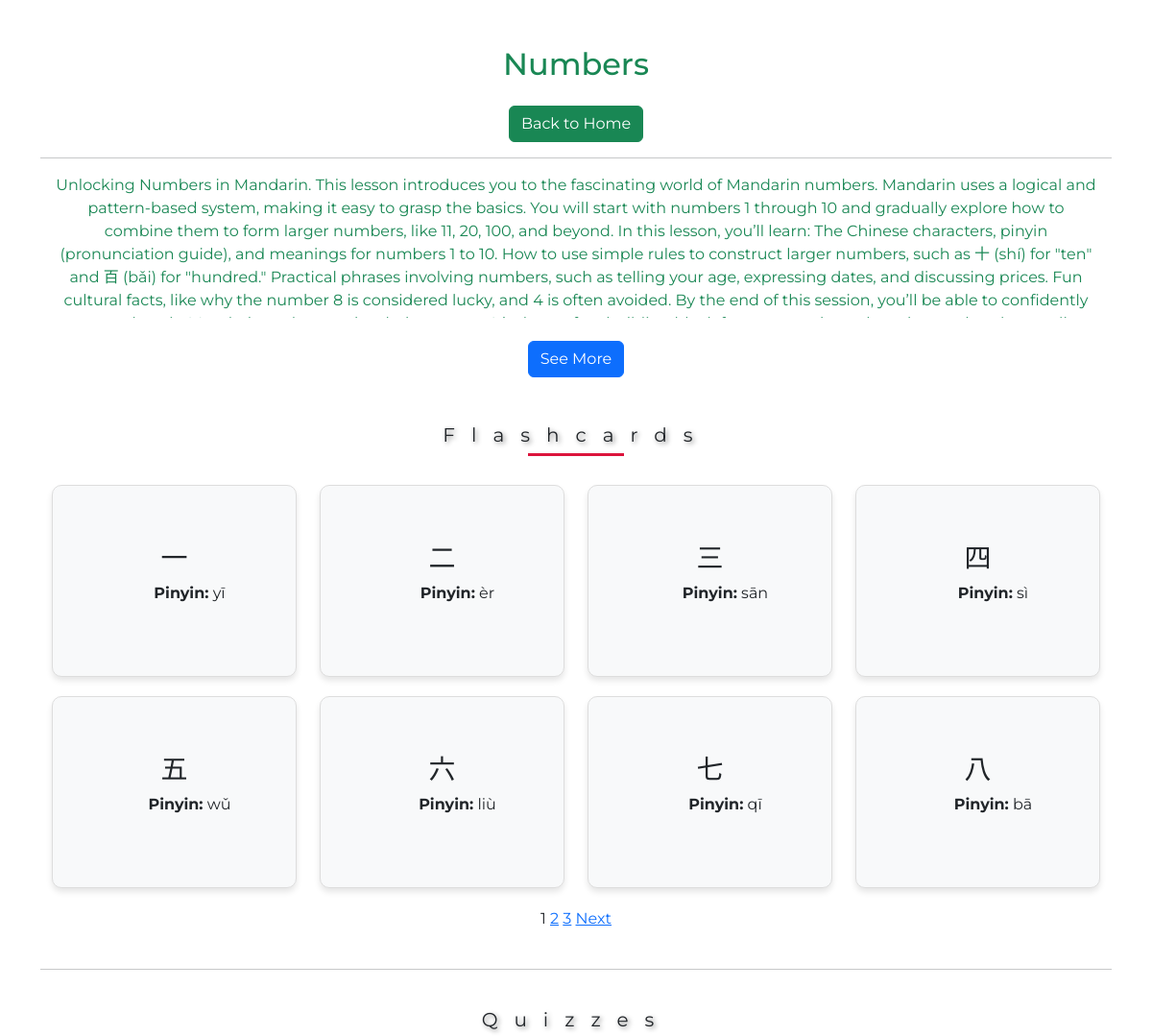
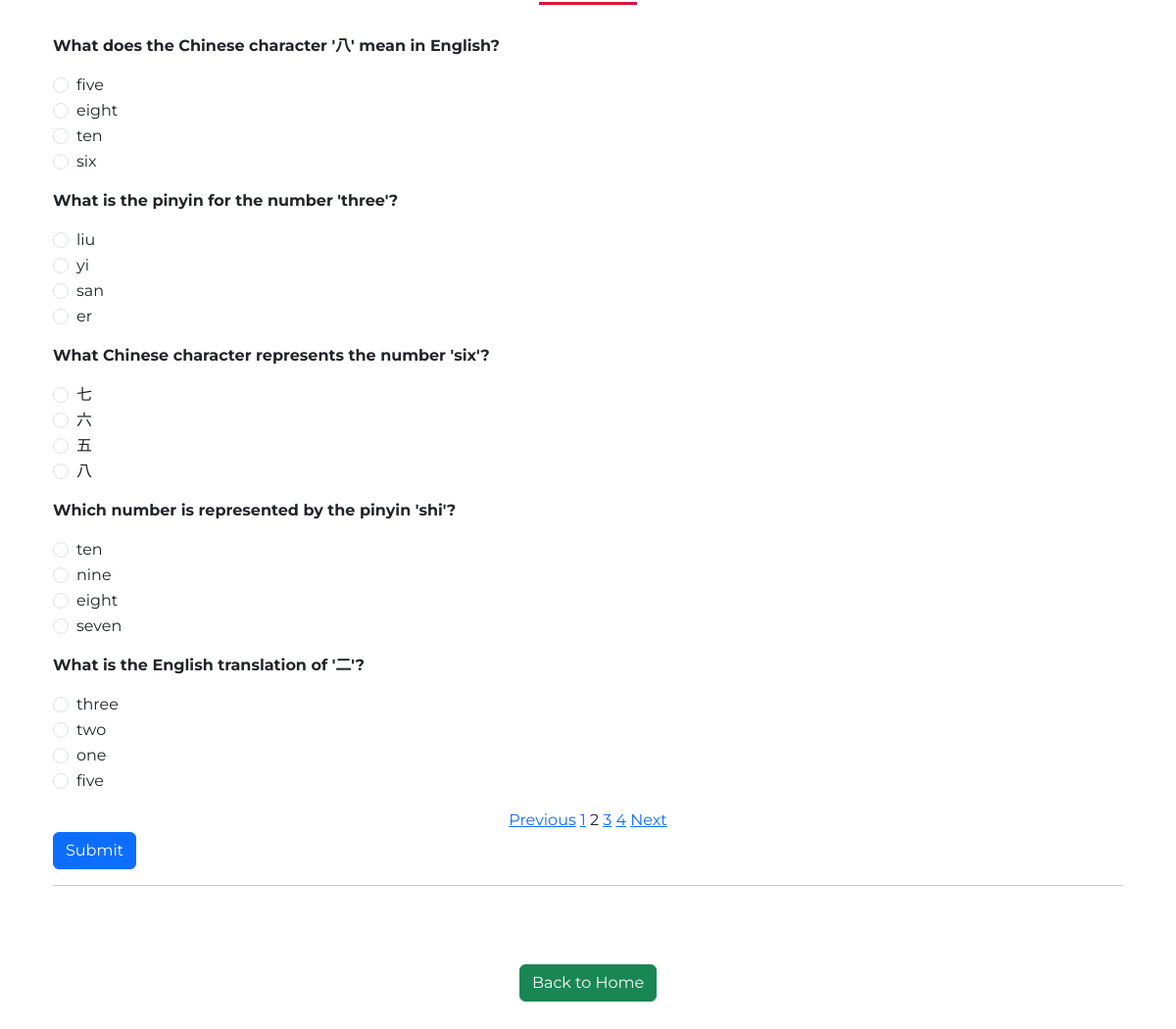
Screenshot of /lessons/1/?quiz_page=2 with the database file from the repository (2 pictures, top to bottom).
### apps/models.py (models this page shows, shortened)
class Lesson(models.Model):
    id = models.AutoField(primary_key=True)
    chapter = models.ForeignKey(Chapter, on_delete=models.CASCADE, related_name='lessons')
    title = models.CharField(max_length=255)
    content = models.TextField()

class Flashcard(models.Model):
    id = models.AutoField(primary_key=True)
    lesson = models.ForeignKey(Lesson, on_delete=models.CASCADE, related_name='flashcards')
    chinese_character = models.CharField(max_length=10)
    pinyin = models.CharField(max_length=50)
    english_translation = models.CharField(max_length=255)

class Quiz(models.Model):
    id = models.AutoField(primary_key=True)
    lesson = models.ForeignKey(Lesson, on_delete=models.CASCADE, related_name='quizzes')
    question = models.TextField()
    option_a = models.CharField(max_length=255)
    option_b = models.CharField(max_length=255)
    option_c = models.CharField(max_length=255)
    option_d = models.CharField(max_length=255)
    correct_answer = models.CharField(max_length=1, choices=[('A', 'A'), ('B', 'B'), ('C', 'C'), ('D', 'D')])

### apps/views.py (the view, shortened to what this page needs)
# urls.py: path('lessons/<int:lesson_id>/', views.lesson_detail, name='lesson_detail'),
def lesson_detail(request, lesson_id):
    lesson = get_object_or_404(Lesson.objects.prefetch_related('flashcards', 'quizzes'), id=lesson_id)
    flashcards_list = lesson.flashcards.all().order_by('id')
    quizzes_list = lesson.quizzes.all().order_by('id')
    flashcard_paginator = Paginator(flashcards_list, 8)
    flashcard_page_number = request.GET.get('flashcard_page')
    flashcards = flashcard_paginator.get_page(flashcard_page_number)
    quiz_paginator = Paginator(quizzes_list, 5)
    quiz_page_number = request.GET.get('quiz_page')
    quizzes = quiz_paginator.get_page(quiz_page_number)
    results = {}
    score = 0
    return render(request, 'apps/lesson_detail.html', {
        'lesson': lesson,
        'flashcards': flashcards,
        'quizzes': quizzes,
        'results': results,  # Full results for all quizzes
        'score': score,      # Total score across all quizzes
    })

### apps/templates/apps/lesson_detail.html (shortened to what this page needs)
{% extends "apps/base.html" %}
{% block content %}
<div class="container">
    <div class="container mt-5">
        <h2 class="text-success">{{ lesson.title }}</h2>
        <a href="{% url 'home' %}" class="btn btn-success mt-3">Back to Home</a>
    </div>
    <hr>
    <div class="container mt-2">
        <p id="lessonContent" class="overflow-auto text-justify text-success" style="max-height: 150px; overflow-y: hidden;">
            {{ lesson.content }}
        </p>
        <button id="toggleButton" class="btn btn-primary mt-2">See More</button>
    </div>
    <div class="container mt-5">
        <h4>Flashcards</h4>
        <div class="row">
            {% for flashcard in flashcards %}
            <div class="col-md-3">
                <div class="flip-card">
                    <div class="flip-card-inner">
                        <div class="flip-card-front">
                            <div class="row">
                                <h3>{{ flashcard.chinese_character }}</h3>
                                <p class="mx-3"><strong>Pinyin:</strong> {{ flashcard.pinyin }}</p>
                            </div>
                        </div>
                        <div class="flip-card-back">
                            <p><strong>Meaning:</strong> {{ flashcard.english_translation }}</p>
                        </div>
                    </div>
                </div>
            </div>
            {% endfor %}
        </div>
    </div>
    <div>
        {% for page in flashcards.paginator.page_range %}
            {% if page == flashcards.number %}
                <span>{{ page }}</span>
            {% else %}
                <a href="?flashcard_page={{ page }}">{{ page }}</a>
            {% endif %}
        {% endfor %}
        {% if flashcards.has_next %}
            <a href="?flashcard_page={{ flashcards.next_page_number }}">Next</a>
        {% endif %}
    </div>
    <br>
    <hr>
    <div class="container">
        <h4>Quizzes</h4>
        <div style="text-align: left;">
            <form method="post">
                {% for quiz in quizzes %}
                <div class="mb-3 mt-3">
                    <p><strong>{{ quiz.question }}</strong></p>
                    <div class="form-check">
                        <input class="form-check-input" type="radio" name="question_{{ quiz.id }}" value="A" id="q{{ quiz.id }}a">
                        <label class="form-check-label" for="q{{ quiz.id }}a">{{ quiz.option_a }}</label>
                    </div>
                    <div class="form-check">
                        <input class="form-check-input" type="radio" name="question_{{ quiz.id }}" value="B" id="q{{ quiz.id }}b">
                        <label class="form-check-label" for="q{{ quiz.id }}b">{{ quiz.option_b }}</label>
                    </div>
                    <div class="form-check">
                        <input class="form-check-input" type="radio" name="question_{{ quiz.id }}" value="C" id="q{{ quiz.id }}c">
                        <label class="form-check-label" for="q{{ quiz.id }}c">{{ quiz.option_c }}</label>
                    </div>
                    <div class="form-check">
                        <input class="form-check-input" type="radio" name="question_{{ quiz.id }}" value="D" id="q{{ quiz.id }}d">
                        <label class="form-check-label" for="q{{ quiz.id }}d">{{ quiz.option_d }}</label>
                    </div>
                </div>
                {% endfor %}
            <div class="text-center">
                {% if quizzes.has_previous %}
                    <a href="?quiz_page={{ quizzes.previous_page_number }}">Previous</a>
                {% endif %}
                {% for page in quizzes.paginator.page_range %}
                    {% if page == quizzes.number %}
                        <span>{{ page }}</span>
                    {% else %}
                        <a href="?quiz_page={{ page }}">{{ page }}</a>
                    {% endif %}
                {% endfor %}
                {% if quizzes.has_next %}
                    <a href="?quiz_page={{ quizzes.next_page_number }}">Next</a>
                {% endif %}
            </div>
            <button type="submit" class="btn btn-primary">Submit</button>
            </form>
            <hr>
        </div>
        <br><br>
    </div>
    <a href="{% url 'home' %}" class="btn btn-success mt-3">Back to Home</a>
</div>
<br><br>
{% endblock %}

### static/css/styles.css (style rules this page uses)
body { margin: 0; padding: 0; font-family: 'Montserrat', sans-serif; }
.flip-card { width: 100%; height: 200px; perspective: 1000px; margin-bottom: 20px; }
.flip-card-inner { position: relative; width: 100%; height: 100%; text-align: center; transition: transform 0.6s; transform-style: preserve-3d; }
.flip-card-front, .flip-card-back { position: absolute; width: 100%; height: 100%; backface-visibility: hidden; display: flex; justify-content: center; align-items: center; border: 1px solid #ddd; border-radius: 10px; box-shadow: 0 4px 6px rgba(0, 0, 0, 0.1); padding: 20px; }
.flip-card-front { background: #f8f9fa; }
.flip-card-back { background: #007bff; color: white; transform: rotateY(180deg); }
h4 { text-align: center; letter-spacing: 17px; font-size: 60px; font-style: bold; text-shadow: 2px 2px 5px gray; }
h4 { width: 100%; font-weight: normal; font-size: 20px; position: relative; margin: 40px 0; }
h4::before { content: ''; position: absolute; width: 100px; height: 3px; background-color: crimson; bottom: -10px; left: 50%; transform: translateX(-50%); animation: animate 4s linear infinite; }
.container { text-align: center; color: dark; }

### rows the page displays
Lesson: title "Numbers", content "Unlocking Numbers in Mandarin. This lesson introduces you to the fascinating world of Mandarin numbers. Mandarin uses a logical and pattern-based system, making it easy to grasp the basics. You will start with numbers 1 through 10 and gradually explore how to combine them to form larger numbers, like 11, 20, 100, and beyond. In this lesson, you’ll learn: The Chinese characters, pinyin (pronunciation guide), and meanings for numbers 1 to 10. How to use simple rules to construct larger numbers, such as 十 (shí) for \"ten\" and 百 (bǎi) for \"hundred.\" Practical phrases involving numbers, such as telling your age, expressing dates, and discussing prices. Fun cultural facts, like why the number 8 is…"
Flashcard: chinese_character "一", pinyin "yī"
Flashcard: chinese_character "二", pinyin "èr"
Flashcard: chinese_character "三", pinyin "sān"
Flashcard: chinese_character "四", pinyin "sì"
Flashcard: chinese_character "五", pinyin "wǔ"
Flashcard: chinese_character "六", pinyin "liù"
Flashcard: chinese_character "七", pinyin "qī"
Flashcard: chinese_character "八", pinyin "bā"
Quiz: question "What does the Chinese character '八' mean in English?", option_a "five", option_b "eight", option_c "ten", option_d "six"
Quiz: question "What is the pinyin for the number 'three'?", option_a "liu", option_b "yi", option_c "san", option_d "er"
Quiz: question "What Chinese character represents the number 'six'?", option_a "七", option_b "六", option_c "五", option_d "八"
Quiz: question "Which number is represented by the pinyin 'shi'?", option_a "ten", option_b "nine", option_c "eight", option_d "seven"
Quiz: question "What is the English translation of '二'?", option_a "three", option_b "two", option_c "one", option_d "five"

### other values shown
{{ page }} "1"
{{ page }} "2" "3"
{{ page }} "1" "3" "4"
{{ page }} "2"
